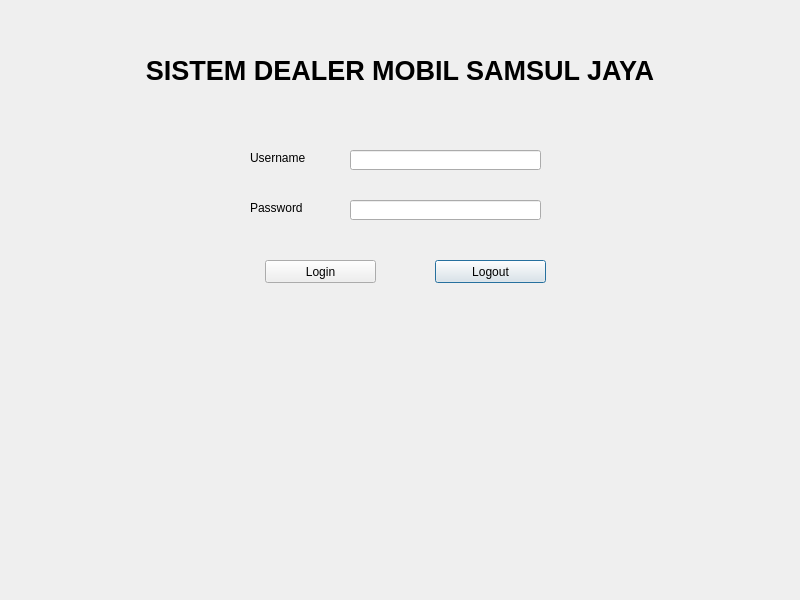
<?xml version="1.0" encoding="UTF-8"?>
<ui version="4.0">
 <class>Dialog</class>
 <widget class="QDialog" name="Dialog">
  <property name="geometry">
   <rect>
    <x>0</x>
    <y>0</y>
    <width>800</width>
    <height>600</height>
   </rect>
  </property>
  <property name="windowTitle">
   <string>Dialog</string>
  </property>
  
  <widget class="QLabel" name="label">
   <property name="geometry">
    <rect>
     <x>100</x>
     <y>40</y>
     <width>600</width>
     <height>61</height>
    </rect>
   </property>
   <property name="font">
    <font>
     <pointsize>20</pointsize>
     <weight>75</weight>
     <bold>true</bold>
    </font>
   </property>
   <property name="text">
    <string>SISTEM DEALER MOBIL SAMSUL JAYA</string>
   </property>
   <property name="alignment">
    <set>Qt::AlignCenter</set>
   </property>
  </widget>
  
  <widget class="QLineEdit" name="lineEdit">
   <property name="geometry">
    <rect>
     <x>350</x>
     <y>150</y>
     <width>191</width>
     <height>20</height>
    </rect>
   </property>
  </widget>
  
  <widget class="QLineEdit" name="lineEdit_2">
   <property name="geometry">
    <rect>
     <x>350</x>
     <y>200</y>
     <width>191</width>
     <height>20</height>
    </rect>
   </property>
  </widget>
  
  <widget class="QLabel" name="label_2">
   <property name="geometry">
    <rect>
     <x>250</x>
     <y>150</y>
     <width>71</width>
     <height>16</height>
    </rect>
   </property>
   <property name="text">
    <string>Username</string>
   </property>
  </widget>
  
  <widget class="QLabel" name="label_3">
   <property name="geometry">
    <rect>
     <x>250</x>
     <y>200</y>
     <width>81</width>
     <height>16</height>
    </rect>
   </property>
   <property name="text">
    <string>Password</string>
   </property>
  </widget>
  
  <widget class="QPushButton" name="pushButton_2">
   <property name="geometry">
    <rect>
     <x>435</x>
     <y>260</y>
     <width>111</width>
     <height>23</height>
    </rect>
   </property>
   <property name="text">
    <string>Logout</string>
   </property>
  </widget>
  
  <widget class="QPushButton" name="pushButton_3">
   <property name="geometry">
    <rect>
     <x>265</x>
     <y>260</y>
     <width>111</width>
     <height>23</height>
    </rect>
   </property>
   <property name="text">
    <string>Login</string>
   </property>
  </widget>
  
 </widget>
 <resources/>
 <connections/>
</ui>
